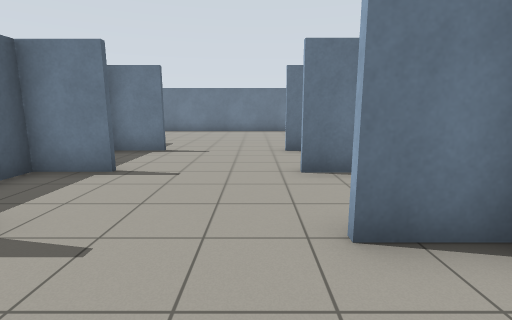
view 1 (above)

24 first-person views from a walk through a robot-simulator world made for Gazebo. The camera is 1.2 m above the floor, tilts 10° down and sees 85° across. The floor is counted in squares, 1 m on a side. Each view is taken from the middle of a square. On the plan, view 1 faces up. The plan holds only what a view shows up to about 12 squares ahead; the rest is blank.

view 2
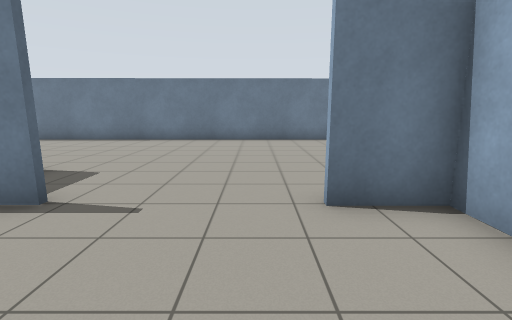

view 3
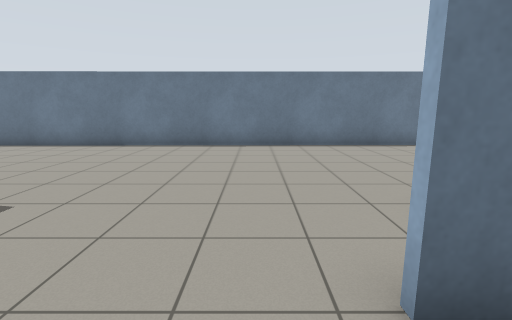

view 4
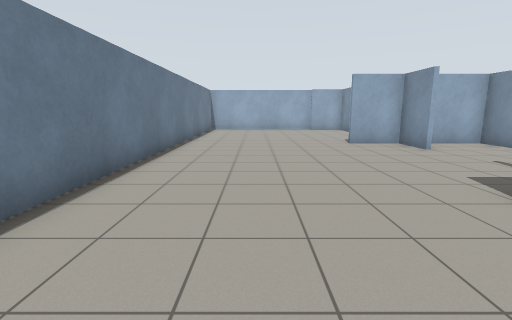

view 5
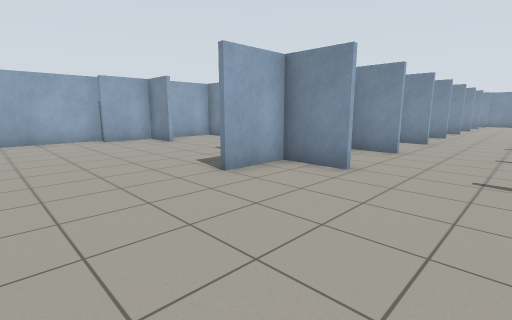

view 6
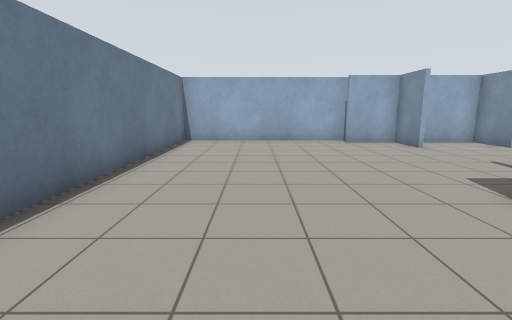

view 7
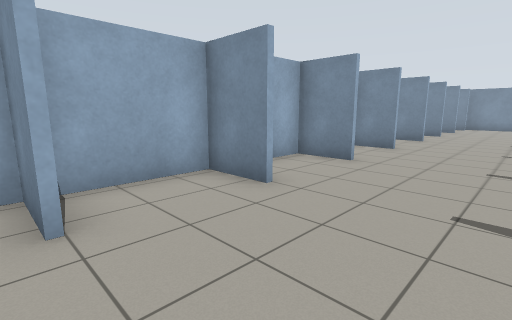

view 8
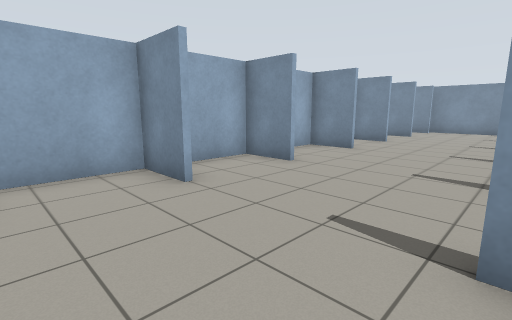

view 9
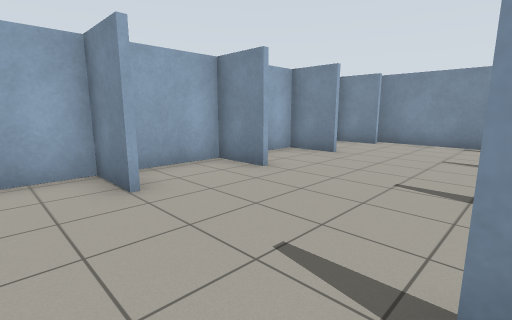

view 10
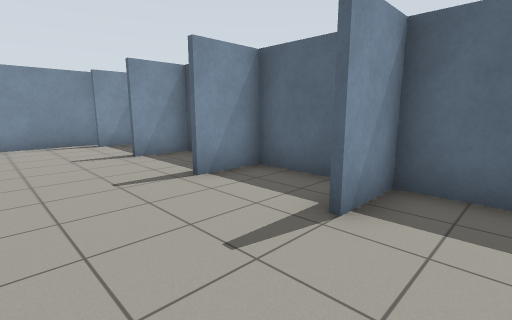

view 11
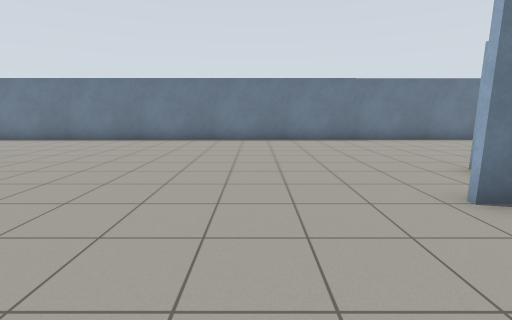

view 12
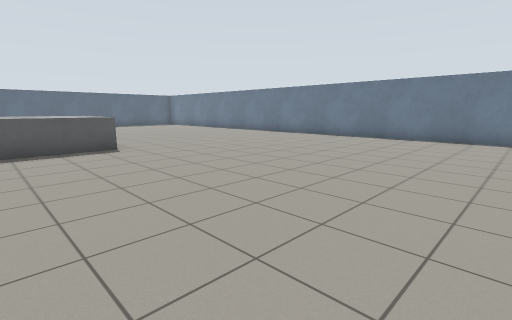

view 13
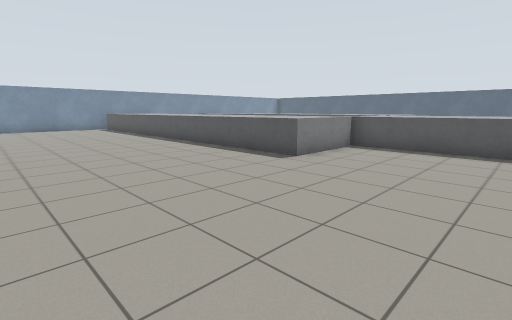

view 14
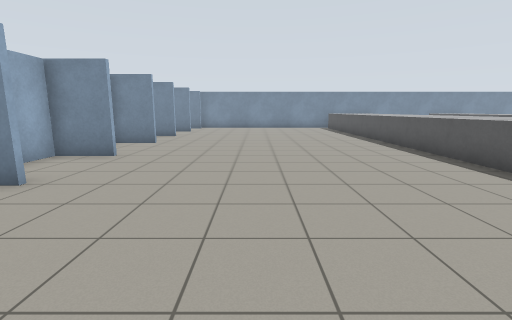

view 15
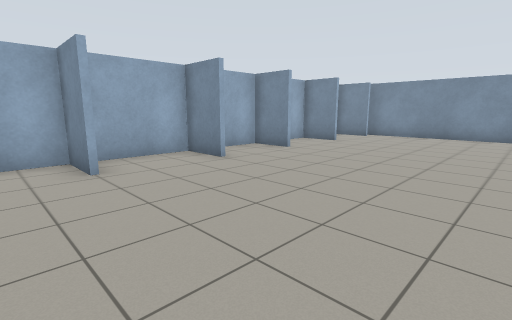

view 16
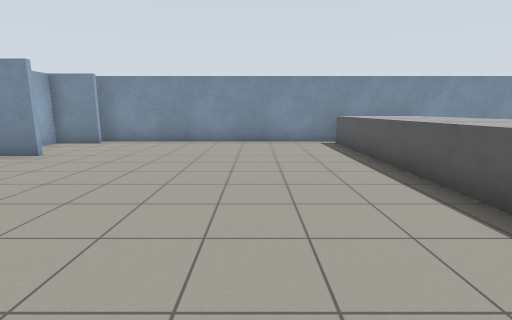

view 17
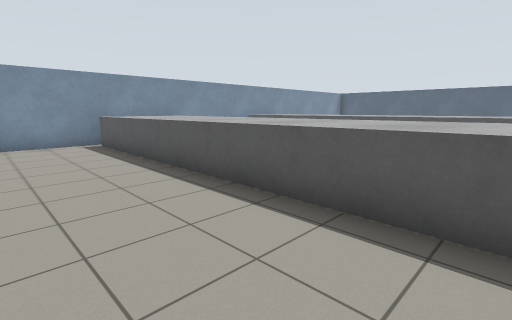

view 18
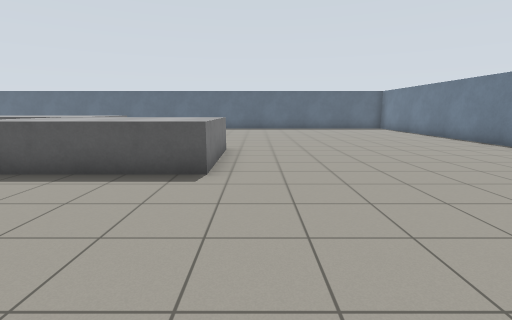

view 19
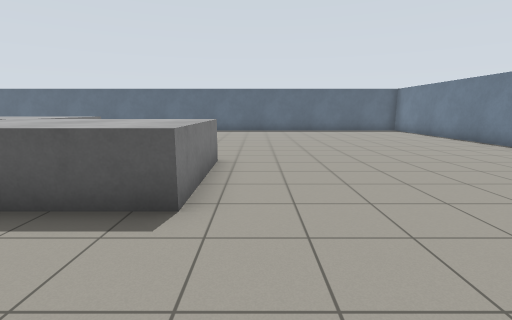

view 20
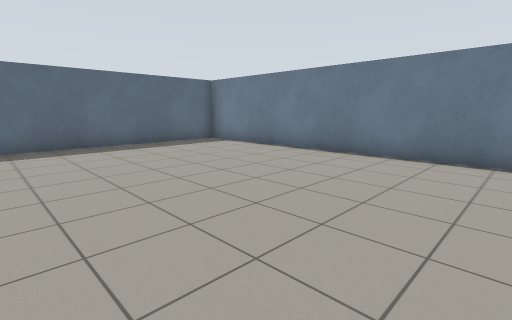

view 21
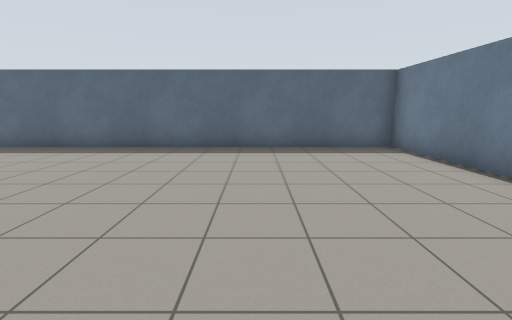

view 22
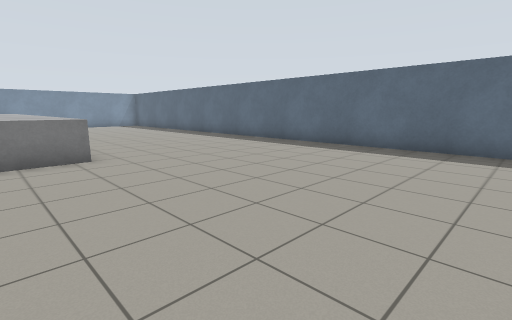

view 23
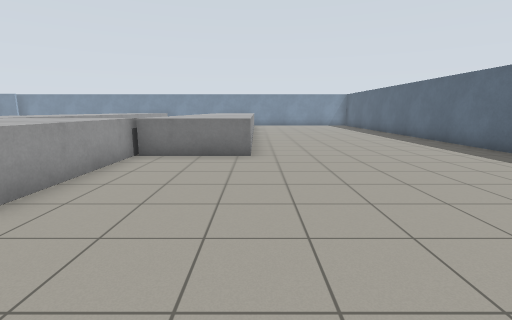

view 24
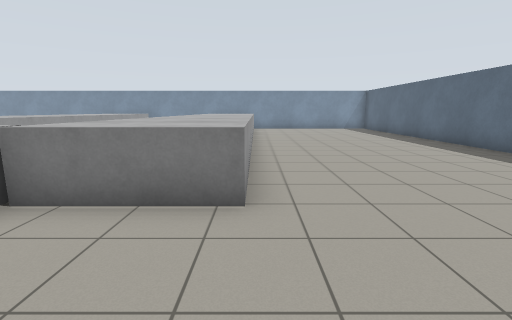

### Floor plan
Points are (right, up) in squares from view 1. A wall is a line through its corners. A room is listed if a view was taken in it or the views show most of it. See-through windows are left out.
Room 1 (views 1, 2, 3, 4, 5, 6, 7, 8, 9, 10, 11, 12, 13, 14, 15, 16, 17, 18, 19, 20, 21, 22, 23, 24)
walls: (-6.2, -0.4) (-4.6, -0.4) (-4.6, 0.8); (-6.2, -3.5) (-4.6, -3.5) (-4.6, -1); (-2.7, 5.4) (-4.4, 5.4); (-5.6, 8.4) (-6.2, 8.4); (-6.2, -6.4) (-4.6, -6.4) (-4.6, -4.9); (-2.7, 8.4) (-4.4, 8.4); (2.4, 2.4) (0.9, 2.4); (2, 5.4) (0.9, 5.4); (-6.2, -9.4) (-5, -9.4); (-4.6, -9) (-4.6, -8.4); (2.5, 8.4) (0.9, 8.4); (-6.2, -12.3) (-4.6, -12.3) (-4.6, -11.5); (7.6, 2.6) (8.8, 2.6); (7.6, 5.6) (9.4, 5.6) (9.4, 7.5); (7.6, 8.7) (9.4, 8.7) (9.4, 10.6); (9.5, -2) (9.5, -3.5) (11.3, -3.5); (9.5, -4.5) (9.5, -6.4) (11.3, -6.4); (-22.2, 16.6) (-32.3, 16.6) (-32.3, -6.4); (-22, -13) (-5.9, -13); (9.5, -9.4) (11.1, -9.4); (10, -12.3) (11.3, -12.3); (15, 2.6) (16.7, 2.6) (16.7, 4.9); (15.1, -0.4) (16.7, -0.4) (16.7, 1.5); (15, 5.6) (16.7, 5.6) (16.7, 8.4); (15.1, -3.5) (16.7, -3.5) (16.7, -2.1); (15, 8.7) (16.7, 8.7) (16.7, 10.6); (10.9, -13) (15.4, -13); (15.1, -6.4) (16.7, -6.4) (16.7, -4.2); (15, -9.4) (16.7, -9.4) (16.7, -8.2); (17.4, 10.2) (17.4, 16.9) (-19.7, 16.6); (15, -12.3) (16.8, -12.3)
objects: grey box (-25, -9) to (-22, 2); grey box (-22, 2) to (-18, 7); grey box (-18, -12) to (-15, 2)

Where each view was taken, in squares from view 1:
view 1: 0 up, 0 right, facing up
view 2: 5 up, 0 right, facing up
view 3: 7 up, 0 right, facing up
view 4: 14 up, 1 left, facing right
view 5: 14 up, 5 right, facing down-right
view 6: 14 up, 6 right, facing right
view 7: 9 up, 12 right, facing down-right
view 8: 5 up, 11 right, facing down-right
view 9: 2 down, 11 right, facing down-right
view 10: 2 down, 14 right, facing down-left
view 11: 5 up, 9 left, facing up
view 12: 4 up, 9 left, facing up-left
view 13: 7 up, 9 left, facing down-left
view 14: 7 up, 10 left, facing down
view 15: 1 up, 12 left, facing down-right
view 16: 2 down, 12 left, facing down
view 17: 2 down, 12 left, facing down-left
view 18: 8 up, 13 left, facing left
view 19: 8 up, 15 left, facing left
view 20: 9 up, 22 left, facing up-left
view 21: 12 up, 23 left, facing left
view 22: 10 up, 23 left, facing down-left
view 23: 10 up, 25 left, facing down
view 24: 6 up, 25 left, facing down
